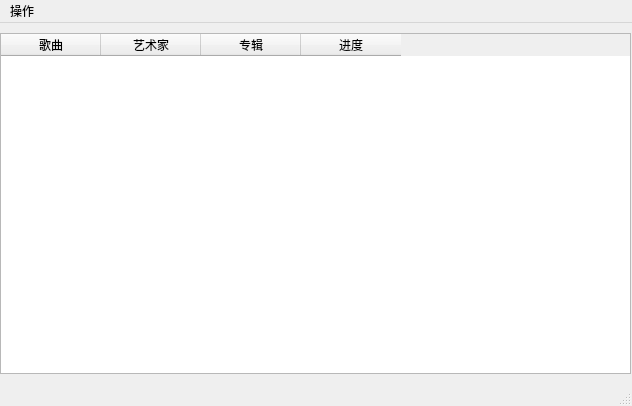
<?xml version="1.0" encoding="UTF-8"?>
<ui version="4.0">
 <class>DownloadWindow</class>
 <widget class="QMainWindow" name="DownloadWindow">
  <property name="geometry">
   <rect>
    <x>0</x>
    <y>0</y>
    <width>632</width>
    <height>406</height>
   </rect>
  </property>
  <property name="windowTitle">
   <string>下载管理器</string>
  </property>
  <widget class="QWidget" name="centralwidget">
   <widget class="QTableWidget" name="DownloadList">
    <property name="geometry">
     <rect>
      <x>0</x>
      <y>10</y>
      <width>631</width>
      <height>341</height>
     </rect>
    </property>
    <attribute name="horizontalHeaderVisible">
     <bool>true</bool>
    </attribute>
    <attribute name="verticalHeaderVisible">
     <bool>false</bool>
    </attribute>
    <column>
     <property name="text">
      <string>歌曲</string>
     </property>
    </column>
    <column>
     <property name="text">
      <string>艺术家</string>
     </property>
    </column>
    <column>
     <property name="text">
      <string>专辑</string>
     </property>
    </column>
    <column>
     <property name="text">
      <string>进度</string>
     </property>
    </column>
   </widget>
  </widget>
  <widget class="QMenuBar" name="menubar">
   <property name="geometry">
    <rect>
     <x>0</x>
     <y>0</y>
     <width>632</width>
     <height>23</height>
    </rect>
   </property>
   <widget class="QMenu" name="menu">
    <property name="title">
     <string>操作</string>
    </property>
    <addaction name="action"/>
    <addaction name="action_2"/>
    <addaction name="separator"/>
    <addaction name="action_4"/>
   </widget>
   <addaction name="menu"/>
  </widget>
  <widget class="QStatusBar" name="statusbar"/>
  <action name="action">
   <property name="text">
    <string>全部开始</string>
   </property>
  </action>
  <action name="action_2">
   <property name="text">
    <string>全部暂停</string>
   </property>
  </action>
  <action name="action_4">
   <property name="text">
    <string>全部移除</string>
   </property>
  </action>
 </widget>
 <resources/>
 <connections/>
</ui>
